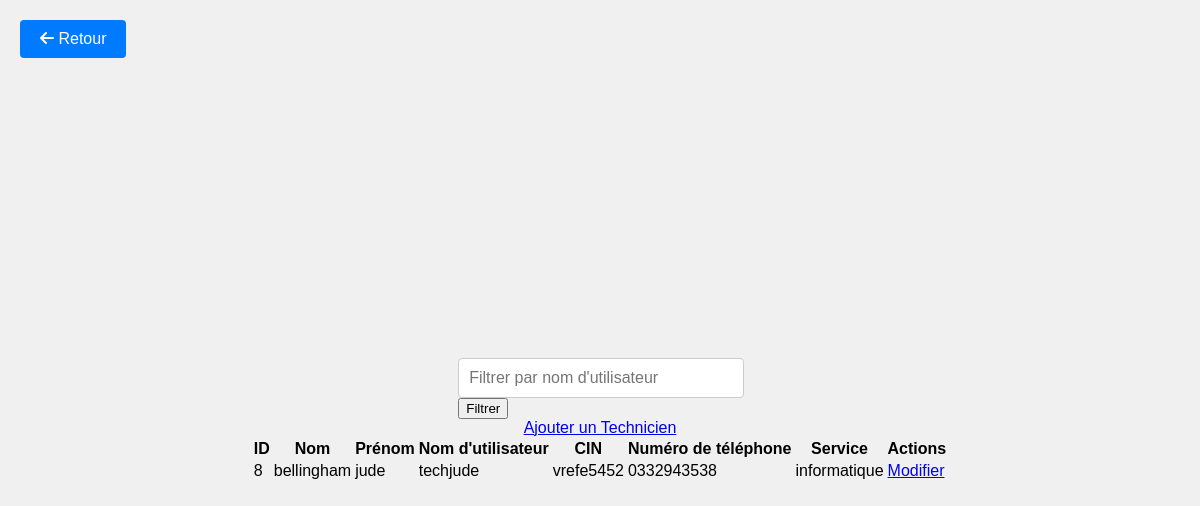
/modifier_technicien.php, run on the app's committed database.
### tables this page shows
CREATE TABLE `technicien` (
  `id` int NOT NULL AUTO_INCREMENT,
  `Nom` varchar(255) DEFAULT NULL,
  `Prenom` varchar(255) DEFAULT NULL,
  `UserName` varchar(50) NOT NULL,
  `MotDePasse` varchar(255) DEFAULT NULL,
  `cin` varchar(20) DEFAULT NULL,
  `NumTel` varchar(20) DEFAULT NULL,
  `service` varchar(255) DEFAULT 'informatique',
  PRIMARY KEY (`id`),
  UNIQUE KEY `UserName` (`UserName`),
  UNIQUE KEY `cin` (`cin`)
);

### modifier_technicien.php (the view, shortened to what this page needs)
<?php
include 'connexiondb.php';
$id = $nom = $prenom = $username = $cin = $numtel = $service = $motdepasse = '';
$usernameFilter = '';
if (isset($_GET['id'])) {
    $id = $conn->real_escape_string($_GET['id']);
    $sql = "SELECT * FROM technicien WHERE id = '$id'";
    $result = $conn->query($sql);
    if ($result->num_rows > 0) {
        $row = $result->fetch_assoc();
        $nom = $row['Nom'];
        $prenom = $row['Prenom'];
        $username = $row['UserName'];
        $cin = $row['cin'];
        $numtel = $row['NumTel'];
        $service = $row['service'];
        $motdepasse = $row['MotDePasse'];
    } else {
        echo "Aucun technicien trouvé avec cet ID";
        exit();
    }
    if ($_SERVER["REQUEST_METHOD"] == "POST") {
        $nom = $_POST['nom'];
        $prenom = $_POST['prenom'];
        $username = $_POST['username'];
        $cin = $_POST['cin'];
        $numtel = $_POST['numtel'];
        $service = $_POST['service'];
        $motdepasse = $_POST['motdepasse'];
        $nom = $conn->real_escape_string($nom);
        $prenom = $conn->real_escape_string($prenom);
        $username = $conn->real_escape_string($username);
        $cin = $conn->real_escape_string($cin);
        $numtel = $conn->real_escape_string($numtel);
        $service = $conn->real_escape_string($service);
        $motdepasse = $conn->real_escape_string($motdepasse);
        $sql_update = "UPDATE technicien SET Nom = '$nom', Prenom = '$prenom', UserName = '$username', cin = '$cin', NumTel = '$numtel', service = '$service', MotDePasse = '$motdepasse' WHERE id = '$id'";
        if ($conn->query($sql_update) === TRUE) {
            header("Location: admin_technicien.php");
            exit();
        } else {
            echo "Erreur lors de la mise à jour du technicien : " . $conn->error;
        }
    }
} else {
    $usernameFilter = isset($_GET['username']) ? $_GET['username'] : '';
}
$sql = "SELECT * FROM technicien WHERE UserName LIKE ?";
$stmt = $conn->prepare($sql);
$likeFilter = '%' . $usernameFilter . '%';
$stmt->bind_param('s', $likeFilter);
$stmt->execute();
$result = $stmt->get_result();
?>
<!DOCTYPE html>
<html lang="fr">
<head>
    <link rel="stylesheet" href="AdminStyle.css">
    <link rel="stylesheet" href="https://cdnjs.cloudflare.com/ajax/libs/font-awesome/6.5.0/css/all.min.css">
</head>
<body>
    <a href="admin_technicien.php" class="btn-back"><i class="fas fa-arrow-left"></i> Retour</a>
    <div class="container">
        <?php if ($id): ?>
            <div class="form-container">
                <h1>Modifier Technicien</h1>
                <form method="post" action="<?php echo htmlspecialchars($_SERVER["PHP_SELF"] . "?id=" . $id); ?>">
                    <div class="form-group">
                        <label for="nom">Nom :</label>
                        <input type="text" id="nom" name="nom" value="<?php echo htmlspecialchars($nom); ?>" required>
                    </div>
                    <div class="form-group">
                        <label for="prenom">Prénom :</label>
                        <input type="text" id="prenom" name="prenom" value="<?php echo htmlspecialchars($prenom); ?>" required>
                    </div>
                    <div class="form-group">
                        <label for="username">Nom d'utilisateur :</label>
                        <input type="text" id="username" name="username" value="<?php echo htmlspecialchars($username); ?>" required>
                    </div>
                    <div class="form-group">
                        <label for="cin">CIN :</label>
                        <input type="text" id="cin" name="cin" value="<?php echo htmlspecialchars($cin); ?>" required>
                    </div>
                    <div class="form-group">
                        <label for="numtel">Numéro de téléphone :</label>
                        <input type="text" id="numtel" name="numtel" value="<?php echo htmlspecialchars($numtel); ?>" required>
                    </div>
                    <div class="form-group">
                        <label for="service">Service :</label>
                        <input type="text" id="service" name="service" value="<?php echo htmlspecialchars($service); ?>" required>
                    </div>
                    <div class="form-group">
                        <label for="motdepasse">Mot de passe :</label>
                        <input type="text" id="motdepasse" name="motdepasse" value="<?php echo htmlspecialchars($motdepasse); ?>" required>
                    </div>
                    <button type="submit">Modifier</button>
                </form>
            </div>
        <?php else: ?>
            <div class="filter">
                <form method="get" action="<?php echo htmlspecialchars($_SERVER["PHP_SELF"]); ?>">
                    <input type="text" name="username" placeholder="Filtrer par nom d'utilisateur" value="<?php echo htmlspecialchars($usernameFilter); ?>">
                    <input type="submit" value="Filtrer">
                </form>
            </div>
            <div class="add-button">
                <a href="add_technicien.php" class="btn">Ajouter un Technicien</a>
            </div>
            <table>
                <thead>
                    <tr>
                        <th>ID</th>
                        <th>Nom</th>
                        <th>Prénom</th>
                        <th>Nom d'utilisateur</th>
                        <th>CIN</th>
                        <th>Numéro de téléphone</th>
                        <th>Service</th>
                        <th>Actions</th>
                    </tr>
                </thead>
                <tbody>
                    <?php while ($row = $result->fetch_assoc()): ?>
                        <tr>
                            <td><?php echo htmlspecialchars($row['id']); ?></td>
                            <td><?php echo htmlspecialchars($row['Nom']); ?></td>
                            <td><?php echo htmlspecialchars($row['Prenom']); ?></td>
                            <td><?php echo htmlspecialchars($row['UserName']); ?></td>
                            <td><?php echo htmlspecialchars($row['cin']); ?></td>
                            <td><?php echo htmlspecialchars($row['NumTel']); ?></td>
                            <td><?php echo htmlspecialchars($row['service']); ?></td>
                            <td class="action-buttons">
                                <a href="<?php echo htmlspecialchars($_SERVER['PHP_SELF'] . "?id=" . $row['id']); ?>">Modifier</a>
                            </td>
                        </tr>
                    <?php endwhile; ?>
                </tbody>
            </table>
        <?php endif; ?>
    </div>
</body>
</html>

### adminStyle.css (style rules this page uses)
body { font-family: Arial, sans-serif; background-color: #f2f2f2; margin: 0; padding: 0; display: flex; height: 100vh; }
.container { display: flex; width: 100%; }

### modifier_technicien.php (style rules this page uses)
body { font-family: Arial, sans-serif; background-color: #f0f0f0; margin: 0; padding: 0; }
.container { display: flex; flex-direction: column; align-items: center; min-height: 100vh; justify-content: center; padding: 20px; }
input[type="text"], input[type="password"] { width: calc(100% - 20px); padding: 10px; border: 1px solid #ccc; border-radius: 4px; font-size: 16px; }
.btn-back { position: absolute; top: 20px; left: 20px; background-color: #007bff; color: #fff; border: none; padding: 10px 20px; border-radius: 4px; cursor: pointer; font-size: 16px; text-decoration: none; }

### data on the page
technicien: id "8", Nom "bellingham", Prenom "jude", UserName "techjude", cin "vrefe5452", NumTel "0332943538", service "informatique"
